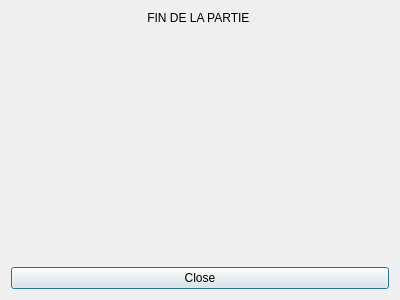
<?xml version="1.0" encoding="UTF-8"?>
<ui version="4.0">
 <class>EndGameDialog</class>
 <widget class="QDialog" name="EndGameDialog">
  <property name="geometry">
   <rect>
    <x>0</x>
    <y>0</y>
    <width>400</width>
    <height>300</height>
   </rect>
  </property>
  <property name="windowTitle">
   <string>Dialog</string>
  </property>
  <layout class="QVBoxLayout" name="verticalLayout">
   <item>
    <layout class="QVBoxLayout" name="verticalLayout_2">
     <item>
      <widget class="QLabel" name="label">
       <property name="text">
        <string>FIN DE LA PARTIE </string>
       </property>
       <property name="alignment">
        <set>Qt::AlignHCenter|Qt::AlignTop</set>
       </property>
      </widget>
     </item>
     <item>
      <layout class="QVBoxLayout" name="verticalLayout_scorebord"/>
     </item>
     <item>
      <widget class="QPushButton" name="pushButton">
       <property name="text">
        <string>Close</string>
       </property>
      </widget>
     </item>
    </layout>
   </item>
  </layout>
 </widget>
 <resources/>
 <connections/>
</ui>
